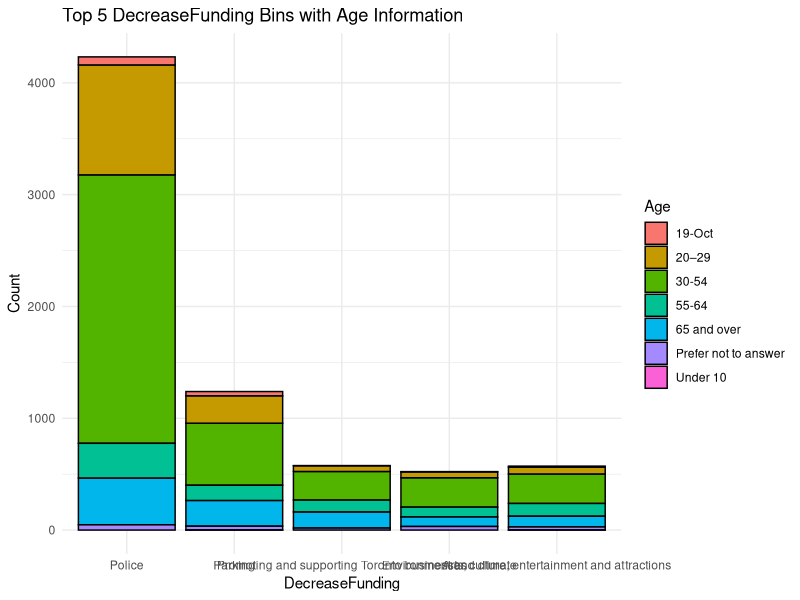

R code for this plot:
## ---- chunk 1
#| include: false
#| warning: false
#| message: false

library(tidyverse)
library(palmerpenguins)
## ---- chunk 2
#| echo: false
analysis_data <- read_csv("../data/analysis_data/analysis_data_demo.csv", show_col_types = FALSE)

# demographs for defunding
# Step 1: Summarize to get total counts for DecreaseFunding (ignoring age for now)
top_decrease_funding <- analysis_data %>%
  group_by(DecreaseFunding) %>%
  summarise(total_count = n(), .groups = 'drop') %>%
  arrange(desc(total_count)) %>%
  top_n(5, wt = total_count) %>%
  pull(DecreaseFunding)

# Step 2: Now group by DecreaseFunding and age, and filter for the top 5 bins
data_summary <- analysis_data %>%
  filter(DecreaseFunding %in% top_decrease_funding) %>%  # Filter for only top 5 bins
  group_by(DecreaseFunding, Age) %>%
  summarise(count = n(), .groups = 'drop') %>%
  arrange(desc(count))

# Step 3: Create the bar plot for the top 5 bins, facet by age
ggplot(data_summary, aes(x = reorder(DecreaseFunding, -count), y = count, fill = Age)) +
  geom_bar(stat = "identity", position = "stack", color = "black") +  # Or 'stack' for stacked bars
  labs(title = "Top 5 DecreaseFunding Bins with Age Information", x = "DecreaseFunding", y = "Count") +
  theme_minimal()


## ---- chunk 3

## ---- chunk 4

## ---- chunk 5

